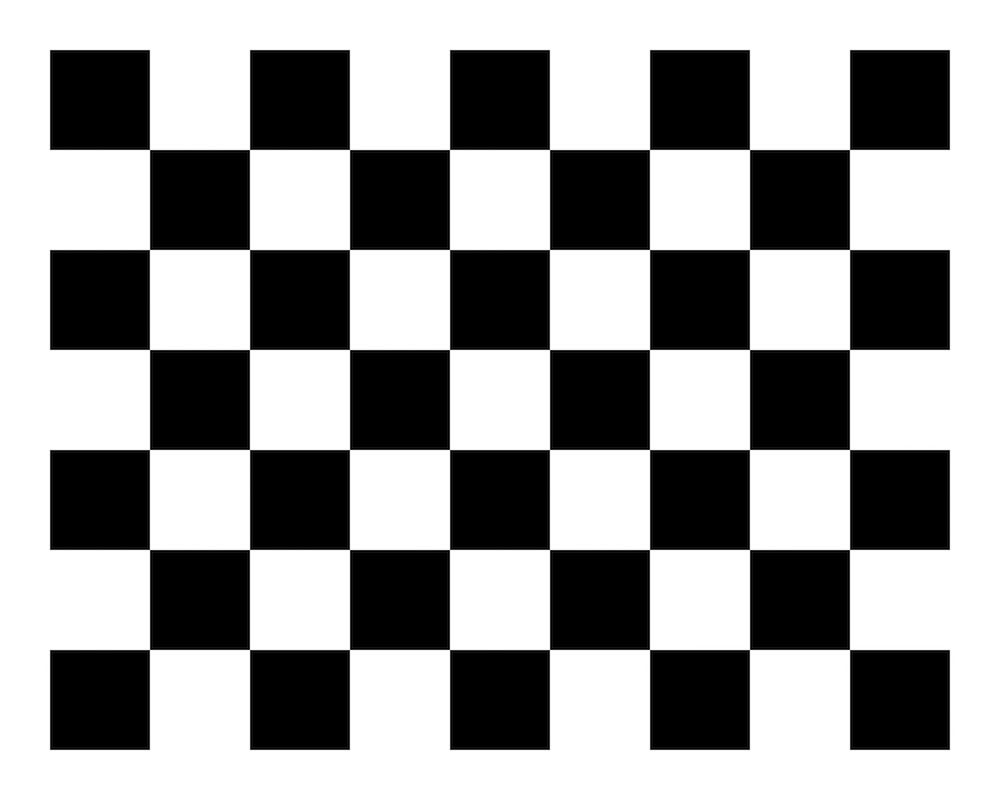
#> input picture checkerboard.jpg, 1000 x 800 px
$ python harris_corner_detector.py
#> lines starting #> are read from the running program, lines starting #| are printed output that depends on the picture; after the words box and inside, x2 and y2 are one past the last pixel; in counts of white or black regions, pixels touching at a corner belong together
"""Harris Corner Detector."""
import numpy as np
import cv2
from scipy import signal
from matplotlib import pyplot as plt


# Replace ID1 and ID2 with your IDs.
ID1 = '206232506'
ID2 = ''

# Harris corner detector parameters - you may change them.
K = 0.2
CHECKERBOARD_THRESHOLD = 1e1
GIRAFFE_THRESHOLD = 1e6
BUTTERFLY_IMAGE = 'butterfly.jpg'

# Do not change the following constants:
# input images:
CHECKERBOARD_IMAGE = 'checkerboard.jpg'
GIRAFFE_IMAGE = 'giraffe.jpg'
# result images:
TEST_BLOCKS_FUNCTIONS_IMAGE = f'{ID1}_{ID2}_test_tiles_funcs.png'
IMAGE_AND_CORNERS = f'{ID1}_{ID2}_image_corners.png'
RESPONSE_BW_IMAGE = f'{ID1}_{ID2}_response_black_and_white.png'
RESPONSE_RGB_IMAGE = f'{ID1}_{ID2}_response_rgb.png'

def bgr_image_to_rgb_image(bgr_image: np.ndarray) -> np.ndarray:
    """Convert Blue-Green-Red image to Red-Green-Blue image.
    Args:
        bgr_image: np.ndarray of shape: (height, width, 3).
    Returns:
        rgb_image: np.ndarray of shape: (height, width, 3). Take the input
        image and in the third dimension, swap the first and last slices.
    """
    rgb_image = bgr_image.copy()
    rgb_image = bgr_image[:, :, ::-1] # swap the first and last slices by reverse the last dimension
    return rgb_image


def black_and_white_image_to_tiles(arr: np.ndarray, nrows: int,
                                   ncols: int) -> np.ndarray:
    """Convert the image to a series of non-overlapping nrowsXncols tiles.

    Args:
        arr: np.ndarray of shape (h, w).
        nrows: the number of rows in each tile.
        ncols: the number of columns in each tile.
    Returns:
        ((h//nrows) * (w //ncols) , nrows, ncols) np.ndarray.
    Hint: Use only shape, reshape and swapaxes to implement this method.
    Take inspiration from: https://stackoverflow.com/questions/16873441/form-a-big-2d-array-from-multiple-smaller-2d-arrays
    """
    h, w = arr.shape
    tiles_in_row=h//nrows
    return (arr.reshape(tiles_in_row, nrows, -1, ncols)
            .swapaxes(1,2)
            .reshape(-1, nrows, ncols))

def image_tiles_to_black_and_white_image(arr: np.ndarray, h: int,
                                         w: int) -> np.ndarray:
    """Convert the series of tiles back to a hxw image.

    Args:
        arr: np.ndarray of shape (nTiles, nRows, nCols).
        h: the height of the original image.
        w: the width of the original image.
    Returns:
        (h, w) np.ndarray.
    Hint: Use only shape, reshape and swapaxes to implement this method.
    Take inspiration from: https://stackoverflow.com/questions/16873441/form-a-big-2d-array-from-multiple-smaller-2d-arrays
    """
    _, nRows, nCols = arr.shape
    return (arr.reshape(h//nRows, -1, nRows, nCols)
            .swapaxes(1,2)
            .reshape(h, w))


# [30 lines left out: function test_tiles_functions, not called in this run]


def create_grad_x_and_grad_y(
        input_image: np.ndarray) -> tuple[np.ndarray, np.ndarray]:
    """Calculate the gradients across the x and y-axes.

    Args:
        input_image: np.ndarray. Image array.
    Returns:
        tuple (Ix, Iy): The first is the gradient across the x-axis and the
        second is the gradient across the y-axis.

    Recipe:
    If the image is an RGB image, convert it to grayscale using OpenCV's
    cvtColor. Otherwise, the input image is already in grayscale.
    Then, create a one pixel shift (to the right) image and fill the first
    column with zeros.
    Ix will be the difference between the grayscale image and the shifted
    image.
    Iy will be obtained in a similar manner, this time you're requested to
    shift the image from top to bottom by 1 row. Fill the first row with zeros.
    Finally, in order to ignore edge pixels, remove the first column from Ix
    and the first row from Iy.
    Return (Ix, Iy).
    """
    # Get image dimensions
    if len(input_image.shape) == 2:
        # this is the case of a black and white image
        nof_color_channels = 1
        height, width = input_image.shape
    else:
        # this is the case of an RGB image
        nof_color_channels = 3
        height, width, _ = input_image.shape
        input_image = cv2.cvtColor(input_image, cv2.COLOR_BGR2GRAY)
    zeros = np.zeros((input_image.shape[0], 1))
    # concatenate the original array and the new array horizontally
    pad_X= np.concatenate((zeros,input_image), axis=1)
    Ix = pad_X[:,1:] - pad_X[:,:-1]#diff between cols
    zeros = np.zeros((1, input_image.shape[1]))
    pad_Y= np.concatenate((zeros,input_image),axis=0)
    Iy = pad_Y[1:,:] - pad_Y[:-1,:]#diff between cols
    Ix[:,0]=0
    Iy[0,:]=0
    return Ix, Iy

def calculate_response_image(input_image: np.ndarray, K: float) -> np.ndarray:
    """Calculate the response image for input_image with the parameter K.

    Args:
        input_image: np.ndarray. Image array.
        K: float. the K from the equation: R ≈ det(M) −k∙[trace(M)] ^2
    Returns:
        response_image: np.ndarray of shape (h,w). The response image is R:
        R ≈ det(M) −k∙[trace(M)] ^2.

    Recipe:
    Compute the image gradient using the method create_grad_x_and_grad_y.
    The response image is given by:  R ≈ det(M) −k∙[trace(M)] ^2
    where:
        det(M) = Sxx ∙ Syy - Sxy^2
        trace(M) = Sxx + Syy
        Sxx = conv(Ix^2, g)
        Syy = conv(Iy^2, g)
        Sxy = conv(Ix ∙ Iy, g)
    Convolutions are easy to compute with signal.convolve2d method. The
    kernel g should be 5x5 ones matrix, and the mode for the convolution
    method should be 'same'.
    Hint: Use np.square, np.mutiply when needed.
    """
    # compute Ix and Iy
    Ix, Iy = create_grad_x_and_grad_y(input_image)
    # compute Sxx, Syy, Sxy
    g = np.ones((5,5))
    Sxx = signal.convolve2d(np.square(Ix),g , mode='same')
    Syy = signal.convolve2d(np.square(Iy), g, mode='same')
    Sxy = signal.convolve2d(Ix*Iy, g, mode='same')
    det = np.multiply(Sxx, Syy) - np.square(Sxy)
    trace = Sxx + Syy
    return det - K * np.square(trace)


def our_harris_corner_detector(input_image: np.ndarray, K: float,
                               threshold: float) -> np.ndarray:
    """Calculate the corners for input image with parameters K and threshold.
    Args:
        input_image: np.ndarray. Image array.
        K: float. the K from the equation: R ≈ det(M) −k∙[trace M] ^2
        threshold: float. minimal response value for a point to be detected
        as a corner.
    Returns:
        output_image: np.ndarray with the height and width of the input
        image. This should be a binary image with all zeros except from ones
        in pixels with corners.
    Recipe:
    (1) calculate the response image from the input image and the parameter K.
    (2) apply Non-Maximal Suppression per 25x25 tile:
     (2.1) convert the response image to  tiles of 25x25.
     (2.2) For each tile, create a new tile which is all zeros except from
     one value - the maximal value in that tile. Keep the maximal value in
     the same position it was in the original tile.
     Hint: use np.argmax to find the index of the largest response value in a
     tile and read about (and use): np.unravel_index.
    (3) Convert the result tiles-tensor back to an image. Use
    the method: image_tiles_to_black_and_white_image.
    (4) Create a zeros matrix of the shape of the original image, and place
    ones where the image from (3) is larger than the threshold.
    """

    response_image = calculate_response_image(input_image, K)
    TilesList=black_and_white_image_to_tiles(response_image,25,25)
    maxTileList=[]
    for tile in TilesList:
        maxTile=np.zeros((25,25))
        maxTile[np.unravel_index(np.argmax(tile),(25,25))]=np.max(tile)
        maxTileList.append(maxTile)
    response_image=image_tiles_to_black_and_white_image(np.array(maxTileList),input_image.shape[0], input_image.shape[1])
    output_image = np.zeros(input_image.shape)
    output_image[response_image > threshold] = 1
    return output_image


# [46 lines left out: functions plot_response_for_black_an_white_image, plot_response_for_rgb_image, not called in this run]


def create_corner_plots(black_and_white_image: np.ndarray,
                        black_and_white_image_corners: np.ndarray,
                        grb_image: np.ndarray,
                        rgb_image_corners: np.ndarray,
                        to_save: bool = False) -> None:
    """Plot the two images with the corners in the same plot."""
    plt.subplot(1, 2, 1)
    plt.imshow(black_and_white_image, cmap='gray')
    corners = np.where(black_and_white_image_corners == 1)
    plt.plot(corners[1], corners[0], 'ro')
    plt.axis('off')

    plt.subplot(1, 2, 2)
    rgb_image = bgr_image_to_rgb_image(grb_image)
    plt.imshow(rgb_image)
    corners = np.where(rgb_image_corners == 1)
    plt.plot(corners[1], corners[0], 'ro')
    plt.axis('off')
    fig = plt.gcf()
    fig.set_size_inches((14, 7))
    if to_save:
        plt.savefig(IMAGE_AND_CORNERS)
    else:
        plt.show()


def main(to_save: bool = False) -> None:
    # test_tiles_functions(to_save)
    # Read checkerboard image as grayscale
#> called with to_save = True
    checkerboard = cv2.imread(CHECKERBOARD_IMAGE, 0)
#> checkerboard is the input picture: shape (800, 1000); min 0, max 255, mean 154
    # Read giraffe image
    giraffe = cv2.imread(GIRAFFE_IMAGE)
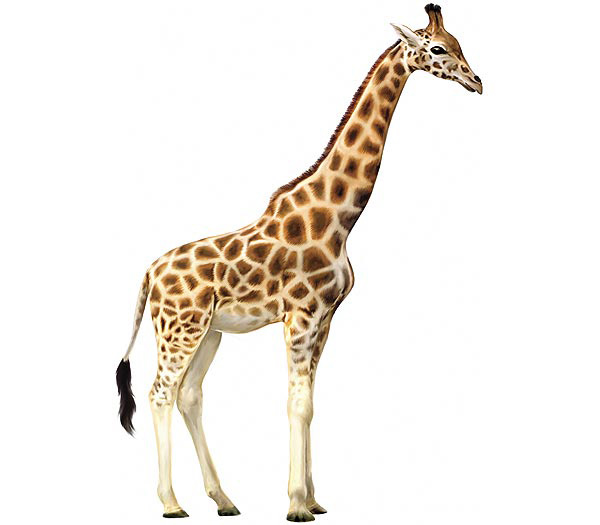
#> input picture giraffe.jpg, 600 x 525 px
#> giraffe is the input picture: shape (525, 600, 3); mean B, G, R 232.8, 238.7, 243.2

    # checkerboard response image
    checkerboard_response_image = calculate_response_image(checkerboard, K)
#> in create_grad_x_and_grad_y, `Ix[:,0]=0`: Ix: shape (800, 1000) float64; min -197, max 197, mean 0
#> in create_grad_x_and_grad_y, `Iy[0,:]=0`:
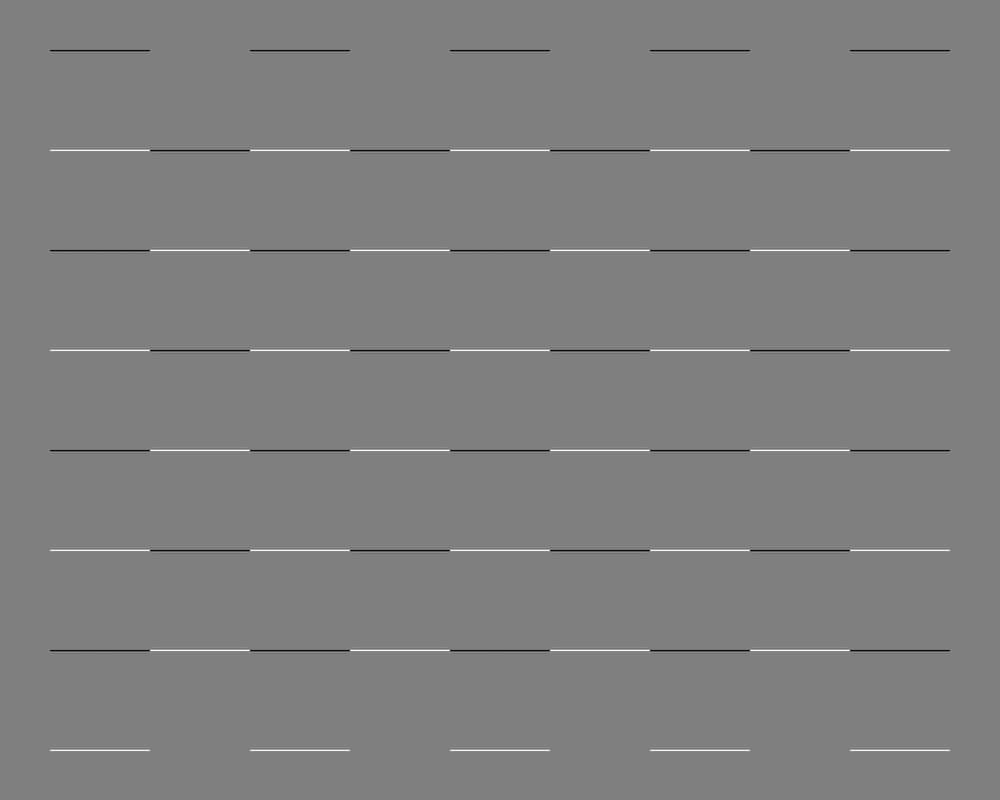
#> Iy: shape (800, 1000) float64; min -197, max 197, mean 0; drawn with min black and max white
    # plot_response_for_black_an_white_image(checkerboard,
                                        #    checkerboard_response_image,
                                        #    to_save)

    # giraffe response image
    giraffe_response_image = calculate_response_image(giraffe, K)
#> call 2 of calculate_response_image, with K = 0.2
#> in create_grad_x_and_grad_y (call 2), `Ix[:,0]=0`: Ix: shape (525, 600) float64; min -241, max 250, mean 0
#> in create_grad_x_and_grad_y (call 2), `Iy[0,:]=0`:
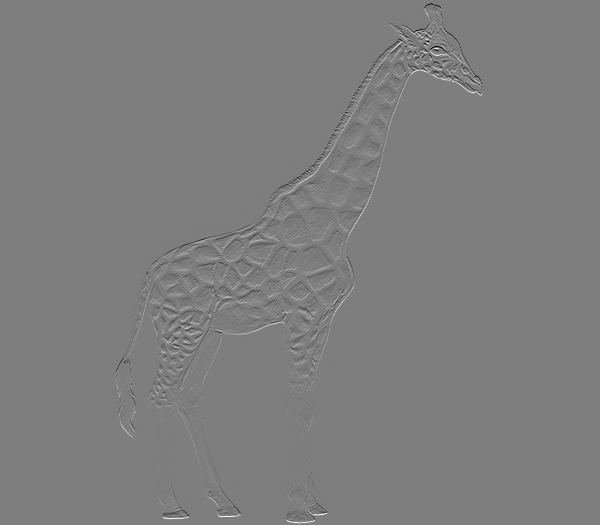
#> Iy: shape (525, 600) float64; min -249, max 254, mean 0; drawn with min black and max white
#> in calculate_response_image (call 2), `return det - K * np.square(trace)`:
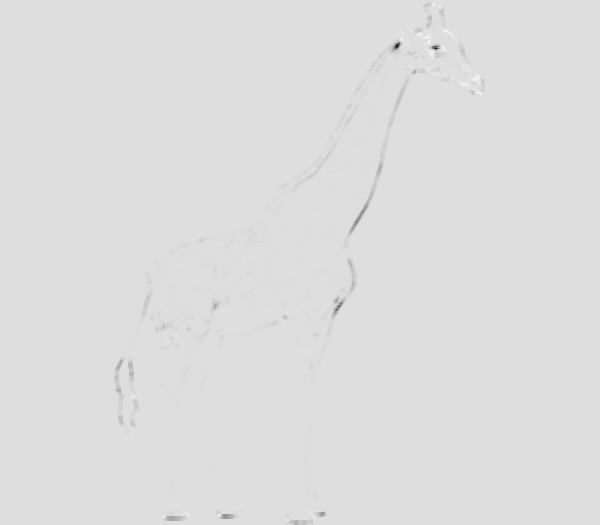
#> returned value: shape (525, 600) float64; min -5.23e+10, max 7.77e+09, mean -80341685; drawn with min black and max white
    # plot_response_for_rgb_image(giraffe, giraffe_response_image, to_save)

    # CALL YOUR FUNCTION TO FIND THE CORNER PIXELS
    checkerboard_corners = our_harris_corner_detector(checkerboard, K,
                                                      CHECKERBOARD_THRESHOLD)
#> after the loop in our_harris_corner_detector, `for tile in TilesList:`: maxTile: shape (25, 25) float64; every value is 0
#> after the loop in our_harris_corner_detector, `for tile in TilesList:`: maxTileList = 1280 items
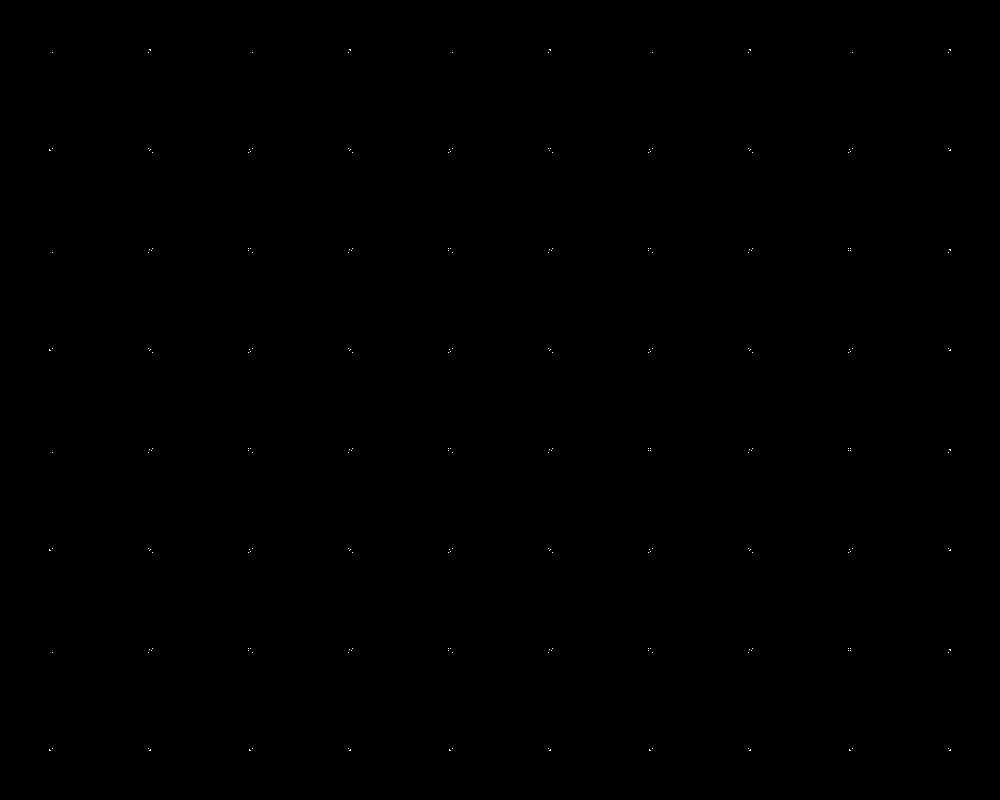
#> checkerboard_corners: shape (800, 1000) float64; values 0 (black) and 1 (white), 0.04% white in thin lines or dots, all inside (x1, y1, x2, y2) = (49, 49, 951, 751)
    giraffe_corners = our_harris_corner_detector(giraffe, K, GIRAFFE_THRESHOLD)
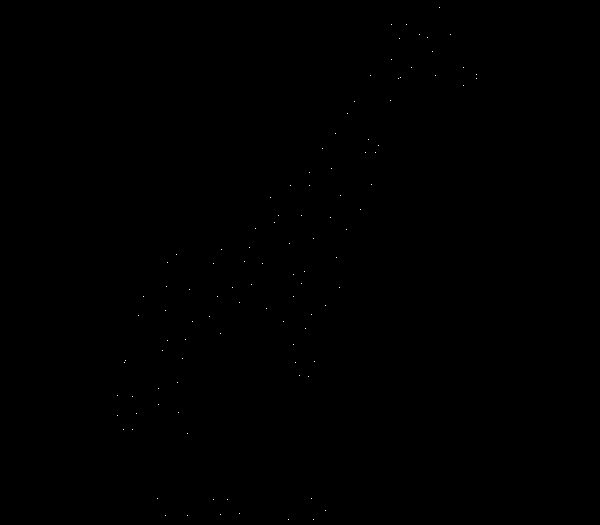
#> giraffe_corners: shape (525, 600, 3) float64; values 0 (black) and 1 (white), 0.03% white in thin lines or dots, all inside (x1, y1, x2, y2) = (117, 7, 477, 520)

    # create the output plot.
    create_corner_plots(checkerboard, checkerboard_corners, giraffe,
                        giraffe_corners, to_save)
#> in create_corner_plots, `corners = np.where(black_and_white_image_corners == 1)`: corners = 296 positions, rows 49 to 750, columns 49 to 950
#> in create_corner_plots, `plt.savefig(IMAGE_AND_CORNERS)`:
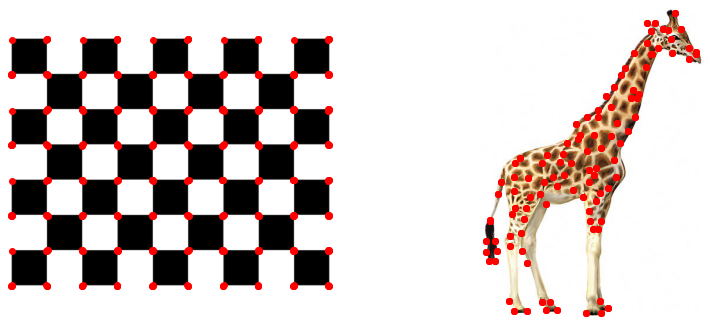
#> figure drawn by matplotlib, 2 panels


if __name__ == "__main__":
    main(to_save=True)
